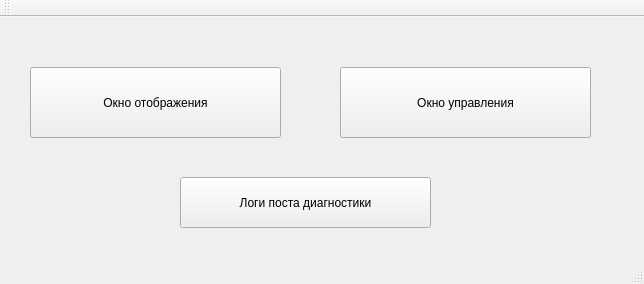
<?xml version="1.0" encoding="UTF-8"?>
<ui version="4.0">
 <class>MainWindowClass</class>
 <widget class="QMainWindow" name="MainWindowClass">
  <property name="geometry">
   <rect>
    <x>0</x>
    <y>0</y>
    <width>644</width>
    <height>284</height>
   </rect>
  </property>
  <property name="windowTitle">
   <string>MainWindow</string>
  </property>
  <widget class="QWidget" name="centralWidget">
   <widget class="QPushButton" name="DPButton">
    <property name="geometry">
     <rect>
      <x>30</x>
      <y>50</y>
      <width>251</width>
      <height>71</height>
     </rect>
    </property>
    <property name="text">
     <string>Окно отображения</string>
    </property>
   </widget>
   <widget class="QPushButton" name="ControlWindowButton">
    <property name="geometry">
     <rect>
      <x>340</x>
      <y>50</y>
      <width>251</width>
      <height>71</height>
     </rect>
    </property>
    <property name="text">
     <string>Окно управления</string>
    </property>
   </widget>
   <widget class="QPushButton" name="CarLogButton">
    <property name="geometry">
     <rect>
      <x>180</x>
      <y>160</y>
      <width>251</width>
      <height>51</height>
     </rect>
    </property>
    <property name="text">
     <string>Логи поста диагностики</string>
    </property>
   </widget>
  </widget>
  <widget class="QMenuBar" name="menuBar">
   <property name="geometry">
    <rect>
     <x>0</x>
     <y>0</y>
     <width>644</width>
     <height>21</height>
    </rect>
   </property>
  </widget>
  <widget class="QToolBar" name="mainToolBar">
   <attribute name="toolBarArea">
    <enum>TopToolBarArea</enum>
   </attribute>
   <attribute name="toolBarBreak">
    <bool>false</bool>
   </attribute>
  </widget>
  <widget class="QStatusBar" name="statusBar"/>
 </widget>
 <layoutdefault spacing="6" margin="11"/>
 <resources>
  <include location="MainWindow.qrc"/>
 </resources>
 <connections/>
</ui>
